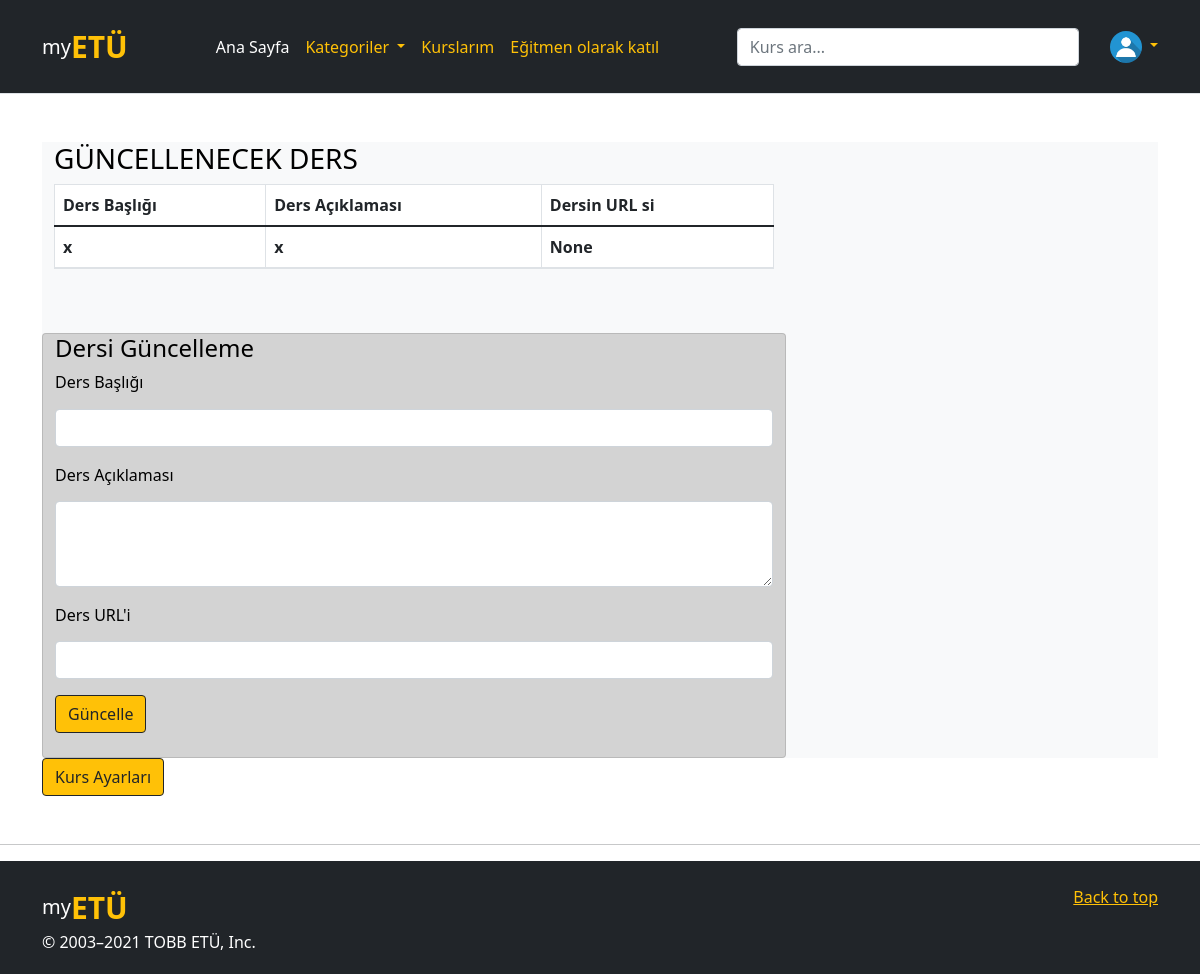
Page /ders_update/3 (signed in) on the committed database.
### website/models.py (models this page shows, shortened)
class User(db.Model, UserMixin):
    id = db.Column(db.Integer, primary_key=True, nullable=False)
    email = db.Column(db.String(150), unique=True, nullable=False)
    password = db.Column(db.String(150), nullable=False)
    first_name = db.Column(db.String(50), nullable=False)
    last_name = db.Column(db.String(50), nullable=False)
    date = db.Column(db.DateTime(timezone=True), default=func.now())
    role = db.Column(db.Integer, default = 0)
    unvan = db.Column(db.String(40))
    adres = db.Column(db.String(50))
    telefon = db.Column(db.String(12))
    github = db.Column(db.String(40))
    twitter = db.Column(db.String(40))
    instagram = db.Column(db.String(40))
    linkedin = db.Column(db.String(40))
    subscriptions = db.relationship('Kurs', secondary = 'subs', backref = db.backref('subscribers', lazy = 'dynamic'))
    kurs_yorumlar = db.relationship('KursYorum')
    ders_yorumlar = db.relationship('DersYorum')
    image_file = db.Column(db.String(20), nullable=False, default='default.jpg')

class Ders(db.Model):
    id = db.Column(db.Integer, primary_key = True)
    video_url = db.Column(db.String(1000))
    baslik = db.Column(db.String(100), nullable = False)
    aciklama = db.Column(db.String(100))
    date = db.Column(db.DateTime(timezone=True), default=func.now())
    kurs_id = db.Column(db.Integer, db.ForeignKey('kurs.id'))

### website/views.py (the view, shortened to what this page needs)
@views.route('/ders_update/<int:id>', methods=['GET', 'POST'])
@login_required
def dersi_update(id):
    ders = Ders.query.filter_by(id=id).first()
    kurs = Kurs.query.filter_by(id=ders.kurs_id).first()
    return render_template("ders_update.html", user=current_user, ders=ders, kurs=kurs)

### website/__init__.py (called while the page is built)
@login_manager.user_loader
def load_user(id):
    return User.query.get(int(id))

### website/templates/ders_update.html (shortened to what this page needs)
{% extends "temel.html" %} {% block title %}Hesap{% endblock %} {% block content
    %}
    <div class="container mt-5 btn-light">
        <div class="row">
            <div class="col-sm-8">
                <h3>GÜNCELLENECEK DERS</h3>
            </div>
        </div>
        <div class="row">
            <div class="col-sm-8">
                <table id="productTable" class="table table-bordered table-condensed table-striped text-dark bg-white">
                    <thead>
                        <tr>
                            <th>Ders Başlığı</th>
                            <th>Ders Açıklaması</th>
                            <th>Dersin URL si</th>
                        </tr>
                    </thead>
                    <thead>
                        <tr>
                            <th>{{ders.baslik}}</th>
                            <th>{{ders.aciklama}}</th>
                            <th>{{ders.video_url}}</th>
                        </tr>
                    </thead>
                </table>
            </div>
        </div>
        <div class="row mt-5">
            <div class="col-sm-8 card" style="background-color: lightgray">
                <h4>Dersi Güncelleme</h4>
                <form method="POST">
                <div class="panel" >
                    <div class="panel-body">
                        <div class="form-group">
                            <label for="productname">
                                <h6>Ders Başlığı</h6>
                            </label>
                            <input type="text" class="form-control"
                                name="baslik" id="productname" />
                        </div>
                         <div class="form-group">
                            <label for="introdate">
                                <h6>Ders Açıklaması</h6>
                            </label>
                            <textarea type="text" class="form-control" id="introdate"
                            name="aciklama" rows="3"></textarea>
                        </div>
                        <div class="form-group">
                            <label for="url">
                                <h6>Ders URL'i</h6>
                            </label>
                            <input type="url" name="url" class="form-control"  id="url" />
                        </div>
                    </div>
                    <div class="panel-footer">
                        <div class="row">
                            <div class="col-xs-12">
                                <button type="submit" id="ekle" class="btn btn-warning btn-outline-dark">
                                    Güncelle
                                </button>
                            </div>
                        </div>
                    </div>
                    <br>
                </form>
                </div>
            </div>
        </div>
    </div>
    <form action="/kurs_ayarlari/{{kurs.id}}">
        <input type="submit" value="Kurs Ayarları" id="kaydol"
            class="btn btn-outline-dark btn-warning" />
    </form>
    {% endblock %}

### website/templates/temel.html (shortened to what this page needs)
<!DOCTYPE html>
<html>
<head>
    <link rel="stylesheet" href="https://stackpath.bootstrapcdn.com/bootstrap/4.4.1/css/bootstrap.min.css"
 />
    <link rel="stylesheet" href="https://stackpath.bootstrapcdn.com/font-awesome/4.7.0/css/font-awesome.min.css"
 />
    <link href="https://cdn.jsdelivr.net/npm/bootstrap@5.0.2/dist/css/bootstrap.min.css" rel="stylesheet"
>
</head>
<body>
    <header class="p-4 mb-3 border-bottom bg-dark text-white">
        <div class="container">
            <div class="d-flex flex-wrap align-items-center justify-content-center justify-content-lg-start">
                <a href="/" style="font-size: 20px;"
                    class="d-flex align-items-center mb-2 mb-lg-0 text-white text-decoration-none">my<span
                        style="font-weight: bold; font-size: 30px;" class="text-warning">ETÜ</span></a>
                <ul class=" text-warning nav col-12 col-lg-auto me-lg-auto mb-2 justify-content-center mb-md-0">
                    <li><a href="/" class="nav-link px-2 text-white">Ana Sayfa</a></li>
                    <li class="dropdown"><a class="dropdown-toggle nav-link px-2 text-warning" data-toggle="dropdown" href="#">Kategoriler </a>
                    </li>
                    <li><a href="/kurslarım" class="nav-link px-2 text-warning">Kurslarım</a></li>
                    {% if current_user.role == 0 %}
                    <li><a href="/egitmen_ol" class="nav-link px-2 text-warning">Eğitmen olarak katıl</a></li>
                    {% else %}
                    <li><a href="/egitmenkurslari" class="nav-link px-2 text-warning">Yayınlanan Kurslar</a></li>
                    {% endif %}
                </ul>
                <form class="col-12 col-lg-4 mb-3 mb-lg-0 me-lg-3" method="POST">
                    <input type="search" class="form-control form-control-dark" placeholder="Kurs ara..."
                        aria-label="Search" name=arama id=arama>
                </form>
                <div class="dropdown text-right">
                    <a href="#" class="d-block link-warning text-decoration-none dropdown-toggle " id="dropdownUser1"
                        data-bs-toggle="dropdown" aria-expanded="false">
                        <img src="../static/profile_pics/{{current_user.image_file}}" alt="mdo" width="32" height="32"
                            class="rounded-circle">
                    </a>
                </div>
            </div>
        </div>
    </header>
    <div class="container">{% block content %} {% endblock %}</div>
    <hr class="featurette-divider bg-dark mt-5">
    <div class="bg-dark pt-4 pb-1  ">
        <footer class="container bg-dark ">
            <p class="float-end"><a class="text-warning" href="#">Back to top</a></p>
            <a href="/" style="font-size: 20px;"
                class="d-flex align-items-center mb-2 mb-lg-0 text-white text-decoration-none">my<span
                    style="font-weight: bold; font-size: 30px;" class="text-warning">ETÜ</span></a>
            <p class="text-white">&copy; 2003–2021 TOBB ETÜ, Inc.</p>
        </footer>
    </div>
</body>

### rows in the picture
User: image_file (placeholder picture)
Ders: baslik "x", aciklama "x", video_url "None"
